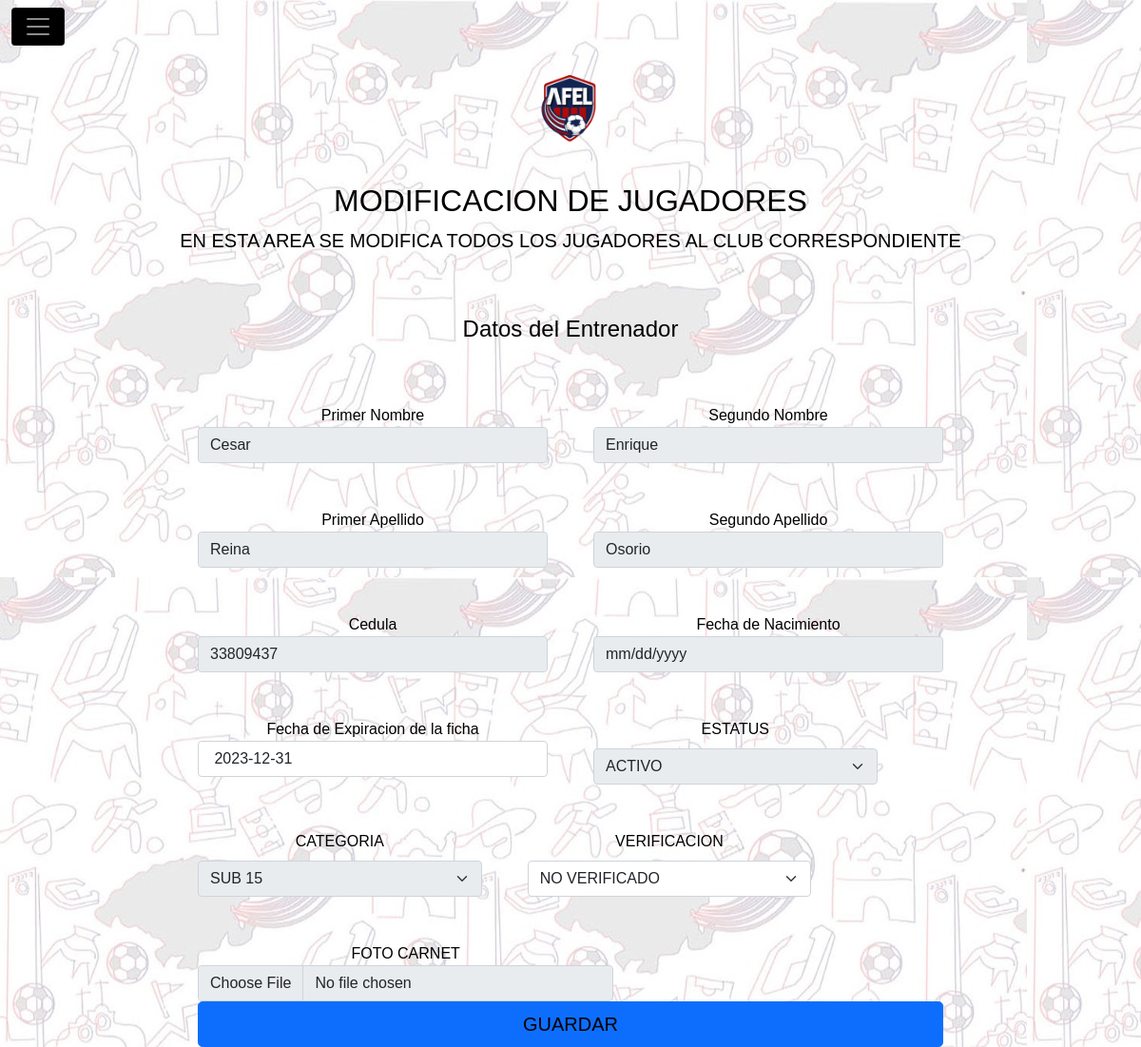
The page /modificar_jugador_ficha.php?id_user=6 on the database its author committed.
### tables this page shows
CREATE TABLE `usuario` (
  `id_usuario` int(11) NOT NULL,
  `nombre_usuario` varchar(60) NOT NULL,
  `segundoN` varchar(60) NOT NULL,
  `apellido` varchar(60) NOT NULL,
  `segundoA` varchar(60) NOT NULL,
  `ci` int(8) NOT NULL,
  `fecha_nac_us` date NOT NULL,
  `fecha_registro_us` date NOT NULL,
  `imagen_us` varchar(300) NOT NULL,
  `tipo_imagen` varchar(60) NOT NULL,
  `tipo_imagen_dt` varchar(30) NOT NULL,
  `image_dt` varchar(300) NOT NULL,
  `usuario` varchar(60) NOT NULL,
  `clave` varchar(33) NOT NULL,
  `id_t_usuario` int(11) NOT NULL,
  `id_status_sistema` int(11) NOT NULL,
  `id_club` int(11) NOT NULL,
  `id_categoria` int(11) NOT NULL,
  `id_status_verificacion` int(11) NOT NULL,
  `id_carnet_jug` int(11) NOT NULL
);

CREATE TABLE `fichaje` (
  `id_fichaje` int(11) NOT NULL,
  `id_club` int(11) NOT NULL,
  `id_usuario` int(11) NOT NULL,
  `id_status_sistema` int(11) NOT NULL,
  `fecha_i` datetime NOT NULL,
  `fecha_f` date NOT NULL,
  `id_status_verificacion` int(11) NOT NULL,
  `direccion` varchar(100) NOT NULL
);

### modificar_jugador_ficha.php (the view, shortened to what this page needs)
<?php
$id_us = $_GET['id_user'];
?>
<!DOCTYPE html>
<html lang="es">
<head>
	<link rel="stylesheet" href="./css/bootstrap.css">
	<link rel="stylesheet" type="text/css" href="./css/estilos.css">
	<link rel="stylesheet" href="./js/bootstrap.js">
	<link rel="stylesheet" href="./css/normalize.css">
</head>
<body>
	<div class="content">
		<header>
			<nav class="navbar navbar-dark  fixed-top">
				<div class="container-fluid">
					<button class="navbar-toggler" type="button" data-bs-toggle="offcanvas" data-bs-target="#offcanvasDarkNavbar" aria-controls="offcanvasDarkNavbar">
						<span class="navbar-toggler-icon"></span>
					</button>
				</div>
			</div>
	<main class="main">
		<?php
		include './modelo/conexion.php';
		$tipo_jug = 7;
		$sql = "SELECT
		`usuario`.`id_usuario`,
		`usuario`.`nombre_usuario`,
		`club`.`nombre_club`,
		`usuario`.`segundoN`,
		`usuario`.`apellido`,
		`usuario`.`segundoA`,
		`usuario`.`ci`,
		`usuario`.`fecha_nac_us`,
		`usuario`.`fecha_registro_us`,
		`usuario`.`imagen_us`,
		`usuario`.`tipo_imagen`,
		`usuario`.`usuario`,
		`usuario`.`clave`,
		`usuario`.`id_t_usuario`,
		`usuario`.`id_status_sistema`,
		`usuario`.`id_club`,
		`usuario`.`id_categoria`,
		`usuario`.`id_status_verificacion`,
		`usuario`.`id_carnet_jug`,
		`categoria`.`nombre_categoria`,
		`status_sistema`.`nombre_status_sistema`,
		`status_verificacion`.`nombre_verificacion`,
		`tipo_usuario`.`nombre_tipo_usuario`,
		`fichaje`.`id_fichaje`,
		`fichaje`.`id_club`,
		`fichaje`.`id_usuario`,
		`fichaje`.`id_status_sistema`,
		`fichaje`.`fecha_i`,
		`fichaje`.`fecha_f`,
		`fichaje`.`id_status_verificacion`,
		`fichaje`.`direccion`
		FROM
		`usuario`,
		`club`,
		`categoria`,
		`status_sistema`,
		`status_verificacion`,
		`tipo_usuario`,
		`fichaje`
		WHERE
		(`usuario`.`id_usuario` = $id_us) AND(`club`.`id_club` = `usuario`.`id_club`) AND(
		`usuario`.`id_t_usuario` = $tipo_jug AND `tipo_usuario`.`id_t_usuario` = `usuario`.`id_t_usuario`
		) AND(
		`categoria`.`id_categoria` = `usuario`.`id_categoria`
		) AND(
		`status_sistema`.`id_status_sistema` = `usuario`.`id_status_sistema`
		) AND(
		`status_verificacion`.`id_status_verificacion` = `usuario`.`id_status_verificacion`
		)AND(
		`fichaje`.`id_usuario` = $id_us AND `fichaje`.`id_usuario` = `usuario`.`id_usuario`
		);";
		$res = mysqli_query($conn, $sql);
		while ($row = mysqli_fetch_assoc($res)) {
			$dato_id_sis = $row['id_status_sistema'];
			$dato_id_ver = $row['id_status_verificacion'];
			$dato_id_cat = $row['id_categoria'];
			?>
			<div class="py-5 text-center">
				<img class="d-block mx-auto mb-4" src="./img/foto-sis/logo-afel.png" alt="" width="72" height="57">
				<h2>MODIFICACION DE JUGADORES</h2>
				<p class="lead">EN ESTA AREA SE MODIFICA TODOS LOS JUGADORES AL CLUB CORRESPONDIENTE</p>
			</div>
			<div class="row g-5 form">
				<div class="col-md-7 col-lg-8 form-h">
					<h4 class="titulo-at mb-3">Datos del Entrenador</h4>
					<form class="needs-validation" enctype="multipart/form-data" method="POST" action="./controlador/modificar_jugador.php" novalidate>
						<div class="row g-5">
							<div class="col-sm-6">
								<label for="inputAddress">Primer Nombre</label>
								<input type="text" class="form-control" id="inputAddress" placeholder="Primer Nombre" name="nombre_usuario" value="<?php echo $row['nombre_usuario']; ?>" disabled>
							</div>
							<div class="col-sm-6">
								<label for="inputAddress">Segundo Nombre</label>
								<input type="text" class="form-control"  disabled  id="inputAddress" placeholder="Segundo Nombre" name="segundo_nombre_usuario" value="<?php echo $row['segundoN']; ?>">
							</div>
							<div class="col-sm-6">
								<label for="inputAddress">Primer Apellido</label>
								<input type="text" class="form-control"  disabled  id="inputAddress" placeholder="Primer Apellido" name="apellido_usuario" value="<?php echo $row['apellido']; ?>">
							</div>
							<div class="col-sm-6">
								<label for="inputAddress">Segundo Apellido</label>
								<input type="text" class="form-control"  disabled  id="inputAddress" placeholder="Segundo Apellido" name="segundo_apellido_usuario" value="<?php echo $row['segundoA']; ?>">
							</div>
							<div class="col-sm-6">
								<label for="inputAddress">Cedula</label>
								<input type="text" class="form-control"  disabled  id="inputAddress" placeholder="Cedula" name="ci_usuario" value="<?php echo $row['ci']; ?>">
							</div>
							<div class="col-sm-6">
								<label for="inputAddress2">Fecha de Nacimiento</label>
								<input type="date" class="form-control" id="inputAddress2" disabled  placeholder="Fecha de Nacimiento" name="fecha_nac" value="<?php echo $row['fecha_nac']; ?>">
							</div>
							<div class="col-sm-6">
								<label for="inputAddress2">Fecha de Expiracion de la ficha</label>
								<input type="datetime" class="form-control" id="inputAddress2"  name="fecha_ven" value=" <?php echo $row['fecha_f']; ?>">
							</div>
							<div class="col-md-5">
								<label for="country" class="form-label">ESTATUS</label>
								<select class="form-select select-status" disabled="" id="country" name="select-status" required="">
									<?php
									include './modelo/conexion.php';
									$sql = "SELECT id_status_sistema, nombre_status_sistema FROM status_sistema";
									$res = mysqli_query($conn, $sql);
									while ($row = mysqli_fetch_array($res)) {
										if ($dato_id_sis == $row['id_status_sistema']) {
											echo '<option value="' . $row['id_status_sistema'] . '" selected>' . $row['nombre_status_sistema'] . '</option>';
										} else {
											echo '<option value="' . $row['id_status_sistema'] . '">' . $row['nombre_status_sistema'] . '</option>';
										}
										?>
										<?php
									}
									?>
								</select>
							</div>
							<div class="col-md-5">
								<label for="country" class="form-label">CATEGORIA</label>
								<select class="form-select select-categoria" disabled id="country" name="select-categoria" required="">
									<?php
									include './modelo/conexion.php';
									$sql = "SELECT `categoria`.`id_categoria`, `categoria`.`nombre_categoria` FROM `categoria`";
									$res = mysqli_query($conn, $sql);
									while ($row = mysqli_fetch_array($res)) {
										if ($dato_id_cat == $row['id_categoria']) {
											echo '<option value="' . $row['id_categoria'] . '" selected>' . $row['nombre_categoria'] . '</option>';
										} else {
											echo '<option value="' . $row['id_categoria'] . '">' . $row['nombre_categoria'] . '</option>';
										}
										?>
										<?php
									}
									?>
								</select>
							</div>
							<div class="col-md-5" >
								<label for="country" class="form-label">VERIFICACION</label>
								<select class="form-select select-status-verificacion" id="country" name="select-status-verificacion" required="" >
									<?php
									include './modelo/conexion.php';
									$sql = "SELECT `id_status_verificacion`, `nombre_verificacion` FROM `status_verificacion`";
									$res = mysqli_query($conn, $sql);
									while ($row = mysqli_fetch_array($res)) {
										if ($dato_id_ver == $row['id_status_verificacion']) {
											echo '<option value="' . $row['id_status_verificacion'] . '" selected>' . $row['nombre_verificacion'] . '</option>';
										} else {
											echo '<option value="' . $row['id_status_verificacion'] . '">' . $row['nombre_verificacion'] . '</option>';
										}
										?>
										<?php
									}
									?>
								</select>
							</div>
							<div class="col-md-7">
								<label for="file">FOTO CARNET</label>
								<input class="form-control"  disabled name="foto" type="file">
							</div>
						</div>
						<button class="w-100 btn btn-primary btn-lg" type="submit" name="guardar">GUARDAR</button>
					</form>
				</div>
			</div>
			<?php
		}
		?>
	</main>
</body>
</html>

### css/estilos.css (style rules this page uses)
* { font-family: 'Nunito', sans-serif; font-weight: 100; }
body { background-image: url(../img/foto-sis/fondo.jpg); height: 100vh; background-attachment: fixed; }
.mb-4 { width: 120px; height: 120px; }
.mb-4 { text-align: center; }
.navbar-toggler { background: #000; }
.form { justify-content: center; }
.titulo-re, .titulo-at { text-align: center; }
.conocenos-body, .btn { color: #000; }
.row { text-align: center; }

### rows shown on the page
usuario: nombre_usuario "Cesar", segundo_nombre_usuario "Enrique", apellido_usuario "Reina", segundo_apellido_usuario "Osorio", ci_usuario "33809437", fecha_ven "2023-12-31"

### other values the page prints
form field select-status "ACTIVO"
form field select-categoria "SUB 15"
form field select-status-verificacion "NO VERIFICADO"
